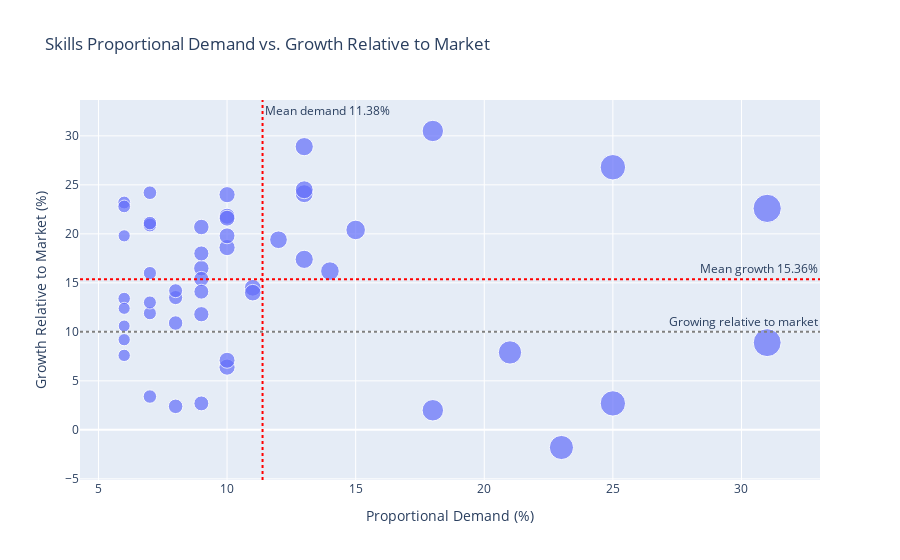

Notebook source saved alongside this figure:
### Code cell
# Calculate mean values for proportional demand and growth relative to the market
mean_demand = specialised_ncsa['postings_prop'].mean()
mean_growth = specialised_ncsa['skillgrowth_proj'].mean()

# Define boundaries for each quadrant based on mean values
low_demand_threshold = mean_demand
high_demand_threshold = mean_demand
low_growth_threshold = mean_growth
high_growth_threshold = mean_growth

# Create scatter plot with proportional demand, growth relative to the market, and marker size representing importance
fig = px.scatter(
    specialised_ncsa, 
    x='postings_prop', 
    y='skillgrowth_proj', 
    size='postings', 
    hover_name='skills', 
    #color = 'type',
    title='Skills Proportional Demand vs. Growth Relative to Market',
    labels={'postings_prop': 'Proportional Demand (%)', 'skillgrowth_proj': 'Growth Relative to Market (%)'},
   # size_max=30,  # Adjust maximum marker size as needed
)

# Add lines to delineate quadrants
fig.add_hline(y=10.0, line_dash='dot', line_color='grey', annotation_text= 'Growing relative to market')
fig.add_hline(y=high_growth_threshold, line_dash='dot', line_color='red', annotation_text=f'Mean growth {mean_growth}%')
fig.add_vline(x=high_demand_threshold, line_dash='dot', line_color='red', annotation_text=f'Mean demand {mean_demand}%')

fig.show()

### Figure 1 — Plotly figure (JSON) as saved in the notebook; plotly's stock layout.template omitted (floating-point values rounded to 4 significant figures)
{"data": [{"hovertemplate": "<b>%{hovertext}</b><br><br>Proportional Demand (%)=%{x}<br>Growth Relative to Market (%)=%{y}<br>postings=%{marker.size}<extra></extra>", "hovertext": ["Operating Systems", "Linux", "Computer Science", "System Administration", "Active Directory", "Scripting", "Windows Servers", "Automation", "Firewall", "Network Administration", "Microsoft Azure", "Windows PowerShell", "Technical Support", "Python (Programming Language)", "Backup Devices", "Network Switches", "Unix", "Local Area Networks", "SQL (Programming Language)", "Amazon Web Services", "Auditing", "Virtualization", "Project Management", "Information Systems", "Help Desk Support", "Disaster Recovery", "Dynamic Host Configuration Protocol (DHCP)", "Ansible", "Workflow Management", "Configuration Management", "Wide Area Networks", "Microsoft SharePoint", "Group Policy", "Bash (Scripting Language)", "Cyber Security", "Systems Engineering", "Microsoft Office 365", "Networking Hardware", "TCP/IP", "Vulnerability", "IT Infrastructure", "Virtual Private Networks (VPN)", "Change Management", "ServiceNow", "Network Security", "Red Hat Enterprise Linux", "Network Infrastructure", "Agile Methodology", "Network Routing", "Computer Networks"], "legendgroup": "", "marker": {"color": "#636efa", "size": [34521, 33693, 28033, 27769, 25155, 23459, 19877, 19776, 16496, 14922, 14339, 14278, 13868, 13860, 13487, 12110, 11944, 11361, 11296, 11283, 11106, 11042, 10922, 10895, 10378, 10297, 10048, 9926, 9867, 9615, 9615, 9124, 9067, 8645, 8437, 8186, 8062, 7902, 7841, 7532, 7368, 7333, 7117, 6986, 6750, 6582, 6477, 6419, 6305, 6145], "sizemode": "area", "sizeref": 86.3, "symbol": "circle"}, "mode": "markers", "name": "", "orientation": "v", "showlegend": false, "type": "scatter", "x": [31, 31, 25, 25, 23, 21, 18, 18, 15, 14.0, 13, 13, 13, 13, 12, 11, 11, 10, 10, 10, 10, 10, 10, 10, 9, 9, 9, 9, 9, 9, 9, 8, 8, 8, 8, 7.0, 7.0, 7.0, 7.0, 7.0, 7.0, 7.0, 6, 6, 6, 6, 6, 6, 6, 6], "xaxis": "x", "y": [22.6, 8.9, 26.8, 2.7, -1.8, 7.9, 2, 30.5, 20.4, 16.2, 28.9, 17.4, 24.1, 24.5, 19.4, 14.5, 14.0, 18.6, 6.4, 24, 21.8, 7.1, 19.8, 21.6, 20.7, 16.5, 11.8, 15.4, 18, 2.7, 14.1, 2.4, 10.9, 13.5, 14.2, 20.9, 24.2, 21.1, 3.4, 16, 11.9, 13, 23.2, 22.8, 13.4, 7.6, 9.2, 19.8, 12.4, 10.6], "yaxis": "y"}], "layout": {"annotations": [{"showarrow": false, "text": "Growing relative to market", "x": 1, "xanchor": "right", "xref": "x domain", "y": 10, "yanchor": "bottom", "yref": "y"}, {"showarrow": false, "text": "Mean growth 15.36%", "x": 1, "xanchor": "right", "xref": "x domain", "y": 15.36, "yanchor": "bottom", "yref": "y"}, {"showarrow": false, "text": "Mean demand 11.38%", "x": 11.38, "xanchor": "left", "xref": "x", "y": 1, "yanchor": "top", "yref": "y domain"}], "autosize": true, "legend": {"itemsizing": "constant", "tracegroupgap": 0}, "shapes": [{"line": {"color": "grey", "dash": "dot"}, "type": "line", "x0": 0, "x1": 1, "xref": "x domain", "y0": 10, "y1": 10, "yref": "y"}, {"line": {"color": "red", "dash": "dot"}, "type": "line", "x0": 0, "x1": 1, "xref": "x domain", "y0": 15.36, "y1": 15.36, "yref": "y"}, {"line": {"color": "red", "dash": "dot"}, "type": "line", "x0": 11.38, "x1": 11.38, "xref": "x", "y0": 0, "y1": 1, "yref": "y domain"}], "title": {"text": "Skills Proportional Demand vs. Growth Relative to Market"}, "xaxis": {"anchor": "y", "autorange": true, "domain": [0, 1], "range": [4.292, 33.03], "title": {"text": "Proportional Demand (%)"}, "type": "linear"}, "yaxis": {"anchor": "x", "autorange": true, "domain": [0, 1], "range": [-7.122, 35.46], "title": {"text": "Growth Relative to Market (%)"}, "type": "linear"}}}
